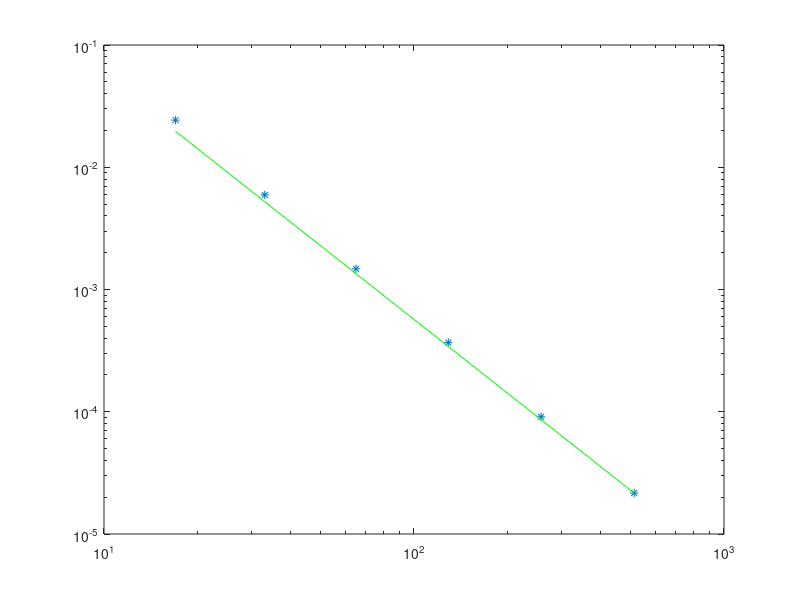

Write MATLAB code to recreate this figure.
clear all
close all

mrif=2^11+1;
m=mrif;
h=1/(m-1);
x=linspace(0,1,m)';

D1 = toeplitz(sparse(1,2,-1/(2*h),1,m),sparse(1,2,1/(2*h),1,m));
D2 = toeplitz(sparse([1,1],[1,2],[-2,1]/(h^2),1,m));
  

F=@(u) [(-2*u(1)+2*u(2))/h^2;(D2*u-10*(D1*u)-x.*u.^2)(2:m-1);u(m)-1];
J=@(u) [[-2/h^2,2/h^2,zeros(1,m-2)];(D2-10*D1-2*diag(x)*diag(u))(2:m-1,1:end);[zeros(1,m-1),1]];
u0=ones(m,1);
res=-J(u0)\F(u0);
tol=h^2;
while(norm(res,Inf)>tol)
  u0+=res;
  res=-J(u0)\F(u0);
end
u0+=res;

plot(x,u0)

mrange=2.^(4:9)+1;
count=0;
Urif=u0;
for m=mrange
  count++;
  
  h=1/(m-1);
  x=linspace(0,1,m)';

  D1 = toeplitz(sparse(1,2,-1/(2*h),1,m),sparse(1,2,1/(2*h),1,m));
  D2 = toeplitz(sparse([1,1],[1,2],[-2,1]/(h^2),1,m));
  
  
  F=@(u) [(-2*u(1)+2*u(2))/h^2;(D2*u-10*(D1*u)-x.*u.^2)(2:m-1);u(m)-1];
  J=@(u) [[-2/h^2,2/h^2,zeros(1,m-2)];(D2-10*D1-2*diag(x)*diag(u))(2:m-1,1:end);[zeros(1,m-1),1]];
  u0=ones(m,1);
  res=-J(u0)\F(u0);
  tol=h^2;
  while(norm(res,Inf)>tol)
    u0+=res;
    res=-J(u0)\F(u0);
  end
  u0+=res;
  
  err(count)=norm(u0-Urif(1:(mrif-1)/(m-1):mrif),inf);
  
end
loglog(mrange,err,'*',mrange,err(end)*(mrange/mrange(end)).^(-2),'g')
